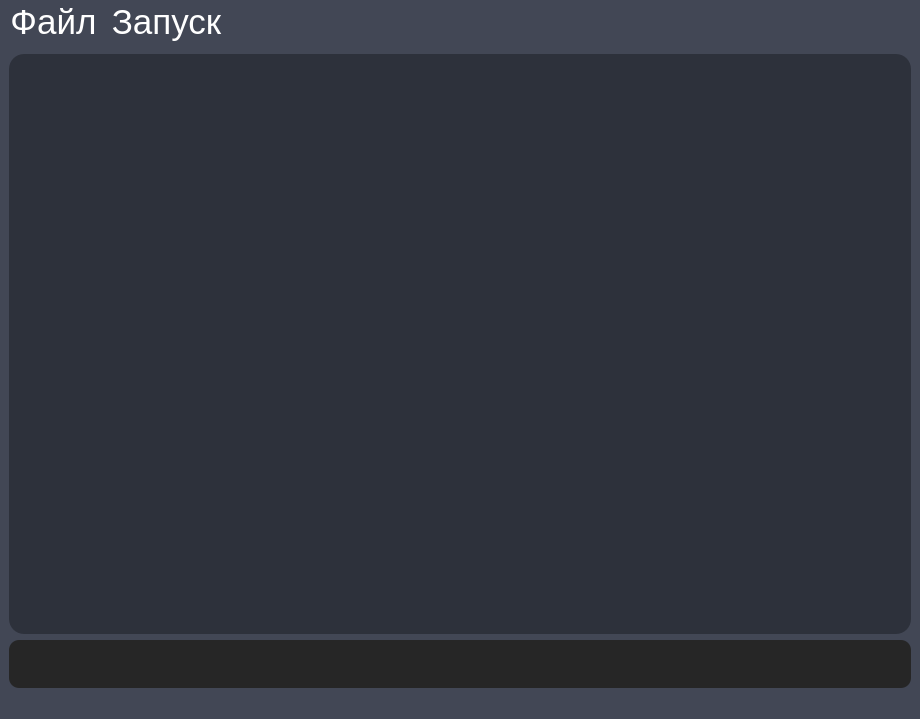
<?xml version="1.0" encoding="UTF-8"?>
<ui version="4.0">
 <class>MainWindow</class>
 <widget class="QMainWindow" name="MainWindow">
  <property name="geometry">
   <rect>
    <x>0</x>
    <y>0</y>
    <width>920</width>
    <height>719</height>
   </rect>
  </property>
  <property name="windowTitle">
   <string>MainWindow</string>
  </property>
  <property name="styleSheet">
   <string notr="true">background-color: rgb(66, 71, 85);
color: rgb(255, 255, 255);</string>
  </property>
  <property name="iconSize">
   <size>
    <width>60</width>
    <height>60</height>
   </size>
  </property>
  <widget class="QWidget" name="centralwidget">
   <layout class="QVBoxLayout" name="verticalLayout">
    <item>
     <widget class="QTextEdit" name="textEdit">
      <property name="font">
       <font>
        <family>Terminal</family>
        <pointsize>18</pointsize>
        <weight>9</weight>
        <italic>false</italic>
        <bold>false</bold>
       </font>
      </property>
      <property name="styleSheet">
       <string notr="true">background-color: rgb(45, 49, 59);
color: rgb(255, 255, 255);

border-radius:15px;</string>
      </property>
     </widget>
    </item>
    <item>
     <widget class="QLineEdit" name="lineEdit">
      <property name="font">
       <font>
        <pointsize>30</pointsize>
       </font>
      </property>
      <property name="styleSheet">
       <string notr="true">background-color: rgb(38, 38, 38);
color: rgb(255, 255, 255);

border-radius:10px;</string>
      </property>
     </widget>
    </item>
   </layout>
  </widget>
  <widget class="QMenuBar" name="menubar">
   <property name="geometry">
    <rect>
     <x>0</x>
     <y>0</y>
     <width>920</width>
     <height>65</height>
    </rect>
   </property>
   <property name="font">
    <font>
     <pointsize>26</pointsize>
    </font>
   </property>
   <widget class="QMenu" name="menu">
    <property name="font">
     <font>
      <pointsize>12</pointsize>
     </font>
    </property>
    <property name="title">
     <string>Файл</string>
    </property>
    <property name="icon">
     <iconset>
      <normaloff>file.png</normaloff>file.png</iconset>
    </property>
    <addaction name="action"/>
    <addaction name="action_2"/>
    <addaction name="action_3"/>
   </widget>
   <widget class="QMenu" name="menu_2">
    <property name="minimumSize">
     <size>
      <width>50</width>
      <height>50</height>
     </size>
    </property>
    <property name="font">
     <font>
      <pointsize>12</pointsize>
     </font>
    </property>
    <property name="title">
     <string>Запуск</string>
    </property>
    <property name="icon">
     <iconset>
      <normaloff>play.png</normaloff>play.png</iconset>
    </property>
   </widget>
   <addaction name="menu"/>
   <addaction name="menu_2"/>
  </widget>
  <widget class="QStatusBar" name="statusbar"/>
  <action name="action">
   <property name="text">
    <string>Сохранить</string>
   </property>
  </action>
  <action name="action_2">
   <property name="text">
    <string>Открыть</string>
   </property>
  </action>
  <action name="action_3">
   <property name="text">
    <string>Примеры</string>
   </property>
  </action>
 </widget>
 <resources/>
 <connections/>
</ui>
